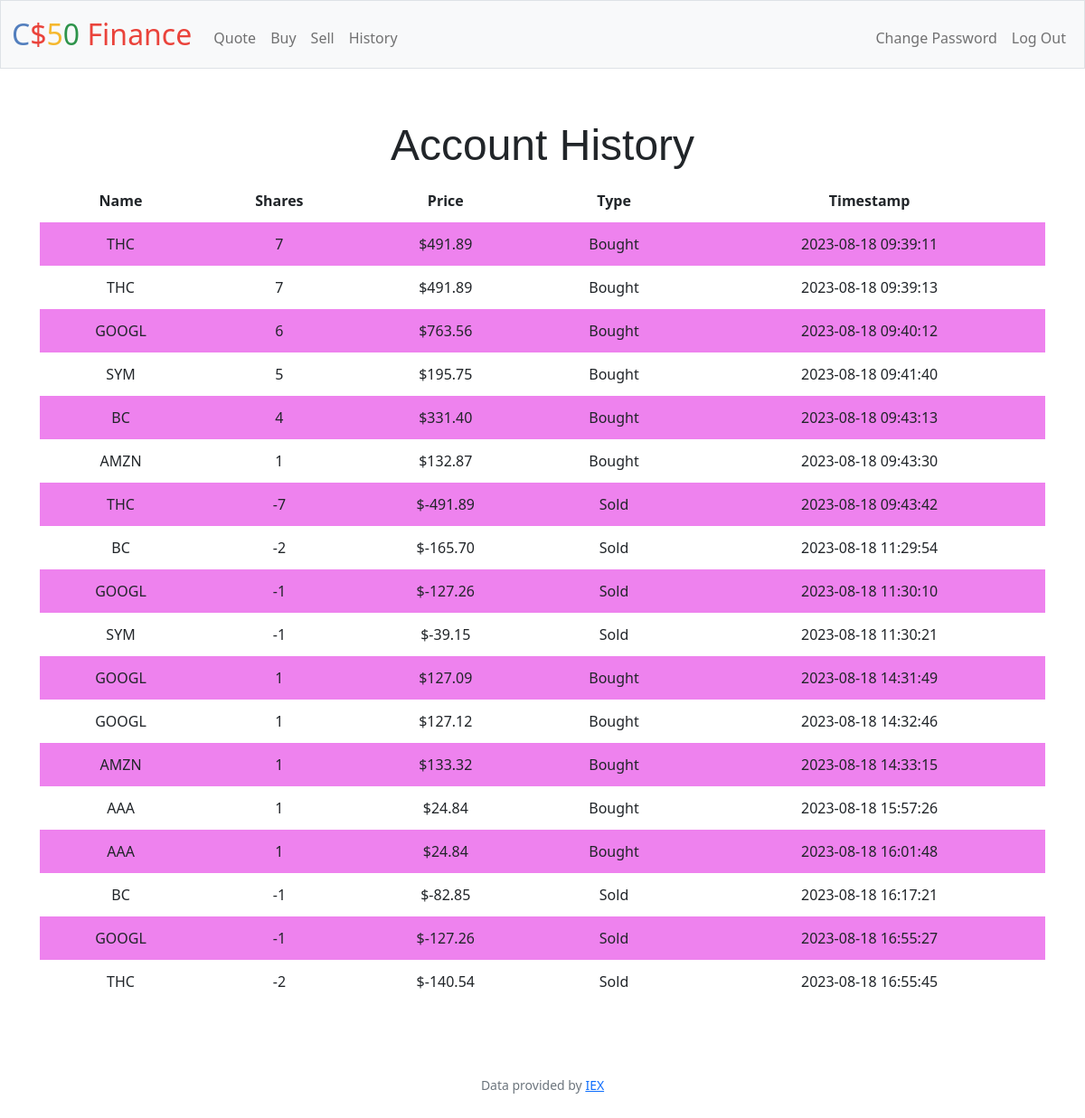
Screenshot of /history (signed in) with the database file from the repository.
### tables this page shows
CREATE TABLE stocks(
id INTEGER PRIMARY KEY NOT NULL,
user_id INTERGER NOT NULL,
name TEXT NOT NULL,
shares INTEGER NOT NULL,
date INTERGER NOT NULL,
price INTERGER NOT NULL);

### app.py (the view)
@app.route("/history")
@login_required
def history():
    stocks = db.execute(
        "SELECT *, CASE WHEN shares < 0 THEN 'Sold' WHEN shares > 0 THEN 'Bought' END AS Type FROM stocks WHERE user_id = ? ORDER BY date",
        (session["user_id"],),
    )
    return render_template("history.html", stocks=stocks)

### app.py (called while the page is built)
@app.after_request
def after_request(response):
    response.headers["Cache-Control"] = "no-cache, no-store, must-revalidate"
    response.headers["Expires"] = 0
    response.headers["Pragma"] = "no-cache"
    return response

### helpers.py (called while the page is built)
def login_required(f):
    @wraps(f)
    def decorated_function(*args, **kwargs):
        if session.get("user_id") is None:
            return redirect("/login")
        return f(*args, **kwargs)
    return decorated_function

### templates/history.html (shortened to what this page needs)
{% extends "layout.html" %}
{% block main %}
<div class="section">
    <h1>Account History</h1>
    <table>
        <thead>
            <tr>
                <th>Name</th>
                <th>Shares</th>
                <th>Price</th>
                <th>Type</th>
                <th>Timestamp</th>
            </tr>
        </thead>
        <tbody>
            {% for stock in stocks %}
            <tr>
                <td>{{ stock.name }}</td>
                <td>{{ stock.shares }}</td>
                <td>{{ "${:,.2f}".format(stock.price * stock.shares)}}</td>
                <td>{{ stock.Type }}</td>
                <td>{{ stock.date }}</td>
            </tr>
            {% endfor %}
        </tbody>
    </table>
</div>
{% endblock %}

### templates/layout.html (shortened to what this page needs)
<!DOCTYPE html>
<html lang="en">
    <head>
        <link href="https://cdn.jsdelivr.net/npm/bootstrap@5.1.3/dist/css/bootstrap.min.css" rel="stylesheet">
        <link href="/static/styles.css" rel="stylesheet">
    </head>
    <body>
        <nav class="bg-light border navbar navbar-expand-md navbar-light">
            <div class="container-fluid">
                <a class="navbar-brand" href="/"><span class="blue">C</span><span class="red">$</span><span class="yellow">5</span><span class="green">0</span> <span class="red">Finance</span></a>
                <div class="collapse navbar-collapse" id="navbar">
                    {% if session["user_id"] %}
                        <ul class="navbar-nav me-auto mt-2">
                            <li class="nav-item"><a class="nav-link" href="/quote">Quote</a></li>
                            <li class="nav-item"><a class="nav-link" href="/buy">Buy</a></li>
                            <li class="nav-item"><a class="nav-link" href="/sell">Sell</a></li>
                            <li class="nav-item"><a class="nav-link" href="/history">History</a></li>
                        </ul>
                        <ul class="navbar-nav ms-auto mt-2">
                            <li class="nav-item"><a class="nav-link" href="/password">Change Password</a></li>
                            <li class="nav-item"><a class="nav-link" href="/logout">Log Out</a></li>
                        </ul>
                    {% else %}
                        <ul class="navbar-nav ms-auto mt-2">
                            <li class="nav-item"><a class="nav-link" href="/register">Register</a></li>
                            <li class="nav-item"><a class="nav-link" href="/login">Log In</a></li>
                        </ul>
                    {% endif %}
                </div>
            </div>
        </nav>
        <main class="container-fluid py-5 text-center">
            {% block main %}{% endblock %}
        </main>
        <footer class="mb-5 small text-center text-muted">
            Data provided by <a href="https://iexcloud.io/">IEX</a>
        </footer>
    </body>
</html>

### static/styles.css (style rules this page uses)
nav .navbar-brand { font-size: xx-large; }
nav .navbar-brand .blue { color: #537fbe; }
nav .navbar-brand .red { color: #ea433b; }
nav .navbar-brand .yellow { color: #f5b82e; }
nav .navbar-brand .green { color: #2e944b; }
table { background-color: transparent; margin-bottom: 1rem; width: 100%; }
table th, table td { padding: 0.75rem; vertical-align: middle; }
tbody tr:nth-of-type(odd) { background-color: rgb(238, 130, 238) }
.section { padding-bottom: 1rem; padding-left: 2rem; padding-right: 2rem; padding-top: 0.5rem; }
h1 { font-family: 'Montserrat', sans-serif; font-size: 48px; }

### rows the page displays
stocks: name "THC", shares "7", stock.price*stock.shares "$491.89", Type "Bought", date "2023-08-18 09:39:11"
stocks: name "THC", shares "7", stock.price*stock.shares "$491.89", Type "Bought", date "2023-08-18 09:39:13"
stocks: name "GOOGL", shares "6", stock.price*stock.shares "$763.56", Type "Bought", date "2023-08-18 09:40:12"
stocks: name "SYM", shares "5", stock.price*stock.shares "$195.75", Type "Bought", date "2023-08-18 09:41:40"
stocks: name "BC", shares "4", stock.price*stock.shares "$331.40", Type "Bought", date "2023-08-18 09:43:13"
stocks: name "AMZN", shares "1", stock.price*stock.shares "$132.87", Type "Bought", date "2023-08-18 09:43:30"
stocks: name "THC", shares "-7", stock.price*stock.shares "$-491.89", Type "Sold", date "2023-08-18 09:43:42"
stocks: name "BC", shares "-2", stock.price*stock.shares "$-165.70", Type "Sold", date "2023-08-18 11:29:54"
stocks: name "GOOGL", shares "-1", stock.price*stock.shares "$-127.26", Type "Sold", date "2023-08-18 11:30:10"
stocks: name "SYM", shares "-1", stock.price*stock.shares "$-39.15", Type "Sold", date "2023-08-18 11:30:21"
stocks: name "GOOGL", shares "1", stock.price*stock.shares "$127.09", Type "Bought", date "2023-08-18 14:31:49"
stocks: name "GOOGL", shares "1", stock.price*stock.shares "$127.12", Type "Bought", date "2023-08-18 14:32:46"
stocks: name "AMZN", shares "1", stock.price*stock.shares "$133.32", Type "Bought", date "2023-08-18 14:33:15"
stocks: name "AAA", shares "1", stock.price*stock.shares "$24.84", Type "Bought", date "2023-08-18 15:57:26"
stocks: name "AAA", shares "1", stock.price*stock.shares "$24.84", Type "Bought", date "2023-08-18 16:01:48"
stocks: name "BC", shares "-1", stock.price*stock.shares "$-82.85", Type "Sold", date "2023-08-18 16:17:21"
stocks: name "GOOGL", shares "-1", stock.price*stock.shares "$-127.26", Type "Sold", date "2023-08-18 16:55:27"
stocks: name "THC", shares "-2", stock.price*stock.shares "$-140.54", Type "Sold", date "2023-08-18 16:55:45"
